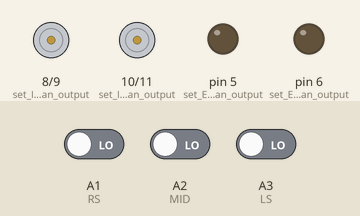
This sketch was run on a simulated Arduino Uno, built with avr-gcc and run on an emulated ATmega328P. Parts: motor-driver pin pairs drawn as motors (green arrow = first pin HIGH = forward, orange = second pin HIGH = backward, longer = more drive), output pins drawn as LEDs (lit = HIGH). Inputs (shaded band) come from the test bench; at power-on: A1 (RS) LOW, A2 (MID) LOW, A3 (LS) LOW.

Above: at 1.2 s.
1.3 s: A1 (RS) driven HIGH
At 1.9 s:
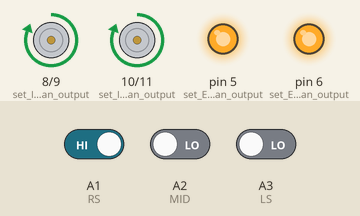
Timing chart, 0 to 4.3 s (numbered marks = the images above; inputs shaded):
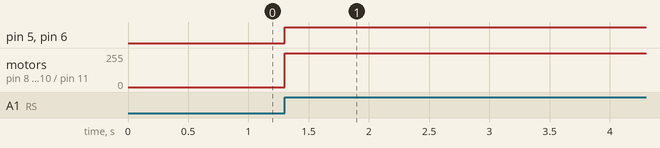

The sketch:

Thomas_practise.ino
```cpp
#define MID A2
#define LS A3
#define RS A1

void setup() {
  //pinMode(ECHO,INPUT); //Initialise pin 12 as an input
  //pinMode(TRIG,OUTPUT); //Initialise pin 7 as an output
  Serial.begin(9600); //begin serial communication
  pinMode(A1, INPUT); //Far right line sensor
  pinMode(A2, INPUT); //Inner right line sensor
  pinMode(A3, INPUT); //Inner left line sensor
  //pinMode(A5, INPUT); //Far left line sensor
  pinMode(5,OUTPUT); //set ENA as an output
  pinMode(6,OUTPUT); //set ENB as an output
  pinMode(8,OUTPUT); //set IN1 as an output
  pinMode(9,OUTPUT); //set IN2 as an output
  pinMode(10,OUTPUT); //set IN3 as an output
  pinMode(11,OUTPUT); //set IN4 as an output
  //servo.attach(13);

}
void leftForwards(void) //This function sets IN1 = LOW and IN2 = HIGH in order to set the direction to forwards for motor 1
{
  digitalWrite(8,HIGH); //IN1
  digitalWrite(9,LOW); //IN2
}

void rightForwards(void)  //This function sets IN3 = LOW and IN4 = HIGH in order to set the direction to forwards for motor 2
{
  digitalWrite(10,HIGH); //IN3
  digitalWrite(11,LOW); //IN4
}

void loop() {
  if(digitalRead(MID))     // Move Forward
  {
    leftForwards();
    rightForwards();
    digitalWrite(5, 70);
    digitalWrite(6, 70);
  }

  if(digitalRead(LS))     // Turn right
  {
    leftForwards();
    rightForwards();
    digitalWrite(5, 30);
    digitalWrite(6, 70);

  }

  if(digitalRead(RS))     // turn left
  {
    leftForwards();
    rightForwards();
    digitalWrite(5, 70);
    digitalWrite(6, 30);
  }

  /*if(!(digitalRead(LS)) && !(digitalRead(RS)))     // stop
  {
    digitalWrite(LM1, LOW);
    digitalWrite(LM2, LOW);
    digitalWrite(RM1, LOW);
    digitalWrite(RM2, LOW);
  }*/
}
```

Measured:
- after the input at 1.3 s, pin 5 (set_ENA_as_an_output), pin 6 (set_ENB_as_an_output): LOW → HIGH at once; motor on pin 8 (set_IN1_as_an_output) / pin 9 (set_IN2_as_an_output), motor on pin 10 (set_IN3_as_an_output) / pin 11 (set_IN4_as_an_output): stopped → forward 255/255 at once
